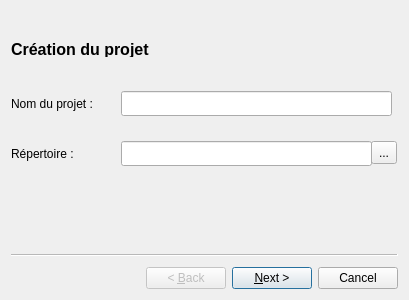
<?xml version="1.0" encoding="UTF-8"?>
<ui version="4.0">
 <class>newProjectWizard</class>
 <widget class="QWizard" name="newProjectWizard">
  <property name="geometry">
   <rect>
    <x>0</x>
    <y>0</y>
    <width>409</width>
    <height>300</height>
   </rect>
  </property>
  <property name="windowTitle">
   <string>Nouveau projet</string>
  </property>
  <widget class="QWizardPage" name="wizardPage1">
   <attribute name="pageId">
    <string notr="true">1</string>
   </attribute>
   <widget class="QLabel" name="folderLabel">
    <property name="geometry">
     <rect>
      <x>0</x>
      <y>135</y>
      <width>81</width>
      <height>16</height>
     </rect>
    </property>
    <property name="text">
     <string>Répertoire :</string>
    </property>
   </widget>
   <widget class="QToolButton" name="projectPathButton">
    <property name="geometry">
     <rect>
      <x>360</x>
      <y>130</y>
      <width>26</width>
      <height>23</height>
     </rect>
    </property>
    <property name="text">
     <string>...</string>
    </property>
   </widget>
   <widget class="QLineEdit" name="projectNameEdit">
    <property name="geometry">
     <rect>
      <x>110</x>
      <y>80</y>
      <width>271</width>
      <height>25</height>
     </rect>
    </property>
   </widget>
   <widget class="QLabel" name="newProjectLabel">
    <property name="geometry">
     <rect>
      <x>0</x>
      <y>85</y>
      <width>101</width>
      <height>16</height>
     </rect>
    </property>
    <property name="text">
     <string>Nom du projet :</string>
    </property>
   </widget>
   <widget class="QLineEdit" name="folderPath">
    <property name="geometry">
     <rect>
      <x>110</x>
      <y>130</y>
      <width>251</width>
      <height>25</height>
     </rect>
    </property>
    <property name="text">
     <string/>
    </property>
   </widget>
   <widget class="QLabel" name="page1Title">
    <property name="geometry">
     <rect>
      <x>0</x>
      <y>30</y>
      <width>231</width>
      <height>16</height>
     </rect>
    </property>
    <property name="font">
     <font>
      <pointsize>12</pointsize>
      <weight>75</weight>
      <bold>true</bold>
     </font>
    </property>
    <property name="text">
     <string>Création du projet</string>
    </property>
   </widget>
  </widget>
  <widget class="QWizardPage" name="wizardPage2">
   <attribute name="pageId">
    <string notr="true">2</string>
   </attribute>
   <widget class="QRadioButton" name="newCorpusButton">
    <property name="geometry">
     <rect>
      <x>110</x>
      <y>120</y>
      <width>201</width>
      <height>21</height>
     </rect>
    </property>
    <property name="text">
     <string>Créer un nouveau corpus</string>
    </property>
    <property name="checked">
     <bool>true</bool>
    </property>
   </widget>
   <widget class="QRadioButton" name="existingCorpusButton">
    <property name="geometry">
     <rect>
      <x>110</x>
      <y>150</y>
      <width>191</width>
      <height>21</height>
     </rect>
    </property>
    <property name="text">
     <string>Utiliser un corpus existant</string>
    </property>
   </widget>
   <widget class="QLabel" name="tagsCorpusLabel">
    <property name="geometry">
     <rect>
      <x>0</x>
      <y>85</y>
      <width>191</width>
      <height>16</height>
     </rect>
    </property>
    <property name="text">
     <string>Corpus de tags :</string>
    </property>
   </widget>
   <widget class="QLabel" name="page2Title">
    <property name="geometry">
     <rect>
      <x>0</x>
      <y>30</y>
      <width>231</width>
      <height>16</height>
     </rect>
    </property>
    <property name="font">
     <font>
      <pointsize>12</pointsize>
      <weight>75</weight>
      <bold>true</bold>
     </font>
    </property>
    <property name="text">
     <string>Paramétrage du corpus</string>
    </property>
   </widget>
  </widget>
  <widget class="QWizardPage" name="wizardPage3">
   <attribute name="pageId">
    <string notr="true">3</string>
   </attribute>
   <widget class="QToolButton" name="corpusFilePathButton">
    <property name="geometry">
     <rect>
      <x>360</x>
      <y>80</y>
      <width>26</width>
      <height>23</height>
     </rect>
    </property>
    <property name="text">
     <string>...</string>
    </property>
   </widget>
   <widget class="QLineEdit" name="corpusFilePath">
    <property name="geometry">
     <rect>
      <x>130</x>
      <y>80</y>
      <width>231</width>
      <height>25</height>
     </rect>
    </property>
    <property name="text">
     <string/>
    </property>
   </widget>
   <widget class="QLabel" name="corpusFileLabel">
    <property name="geometry">
     <rect>
      <x>0</x>
      <y>85</y>
      <width>111</width>
      <height>16</height>
     </rect>
    </property>
    <property name="text">
     <string>Fichier de corpus :</string>
    </property>
   </widget>
   <widget class="QLabel" name="page3Title">
    <property name="geometry">
     <rect>
      <x>0</x>
      <y>30</y>
      <width>211</width>
      <height>16</height>
     </rect>
    </property>
    <property name="font">
     <font>
      <pointsize>12</pointsize>
      <weight>75</weight>
      <bold>true</bold>
     </font>
    </property>
    <property name="text">
     <string>Sélection du corpus</string>
    </property>
   </widget>
  </widget>
  <widget class="QWizardPage" name="wizardPage4">
   <attribute name="pageId">
    <string notr="true">4</string>
   </attribute>
   <widget class="QLabel" name="page4Title">
    <property name="geometry">
     <rect>
      <x>0</x>
      <y>30</y>
      <width>101</width>
      <height>20</height>
     </rect>
    </property>
    <property name="font">
     <font>
      <pointsize>12</pointsize>
      <weight>75</weight>
      <bold>true</bold>
     </font>
    </property>
    <property name="text">
     <string>Validation</string>
    </property>
   </widget>
   <widget class="QLabel" name="congratulationLabel">
    <property name="geometry">
     <rect>
      <x>0</x>
      <y>85</y>
      <width>381</width>
      <height>16</height>
     </rect>
    </property>
    <property name="text">
     <string>Félications, votre projet va maintenant être créé. </string>
    </property>
   </widget>
   <widget class="QLabel" name="projectNameLabel">
    <property name="geometry">
     <rect>
      <x>0</x>
      <y>120</y>
      <width>121</width>
      <height>16</height>
     </rect>
    </property>
    <property name="text">
     <string>Nom du projet :</string>
    </property>
   </widget>
   <widget class="QLabel" name="projectNameValue">
    <property name="geometry">
     <rect>
      <x>140</x>
      <y>120</y>
      <width>251</width>
      <height>16</height>
     </rect>
    </property>
    <property name="text">
     <string>TextLabel</string>
    </property>
   </widget>
   <widget class="QLabel" name="projectFolderLabel">
    <property name="geometry">
     <rect>
      <x>0</x>
      <y>150</y>
      <width>121</width>
      <height>16</height>
     </rect>
    </property>
    <property name="text">
     <string>Répertoire :</string>
    </property>
   </widget>
   <widget class="QLabel" name="projectFolderValue">
    <property name="geometry">
     <rect>
      <x>140</x>
      <y>150</y>
      <width>251</width>
      <height>16</height>
     </rect>
    </property>
    <property name="text">
     <string>TextLabel</string>
    </property>
   </widget>
   <widget class="QLabel" name="corpusLabel">
    <property name="geometry">
     <rect>
      <x>0</x>
      <y>180</y>
      <width>57</width>
      <height>14</height>
     </rect>
    </property>
    <property name="text">
     <string>Corpus :</string>
    </property>
   </widget>
   <widget class="QLabel" name="corpusValue">
    <property name="geometry">
     <rect>
      <x>140</x>
      <y>180</y>
      <width>251</width>
      <height>16</height>
     </rect>
    </property>
    <property name="text">
     <string>TextLabel</string>
    </property>
   </widget>
  </widget>
 </widget>
 <resources/>
 <connections/>
</ui>
